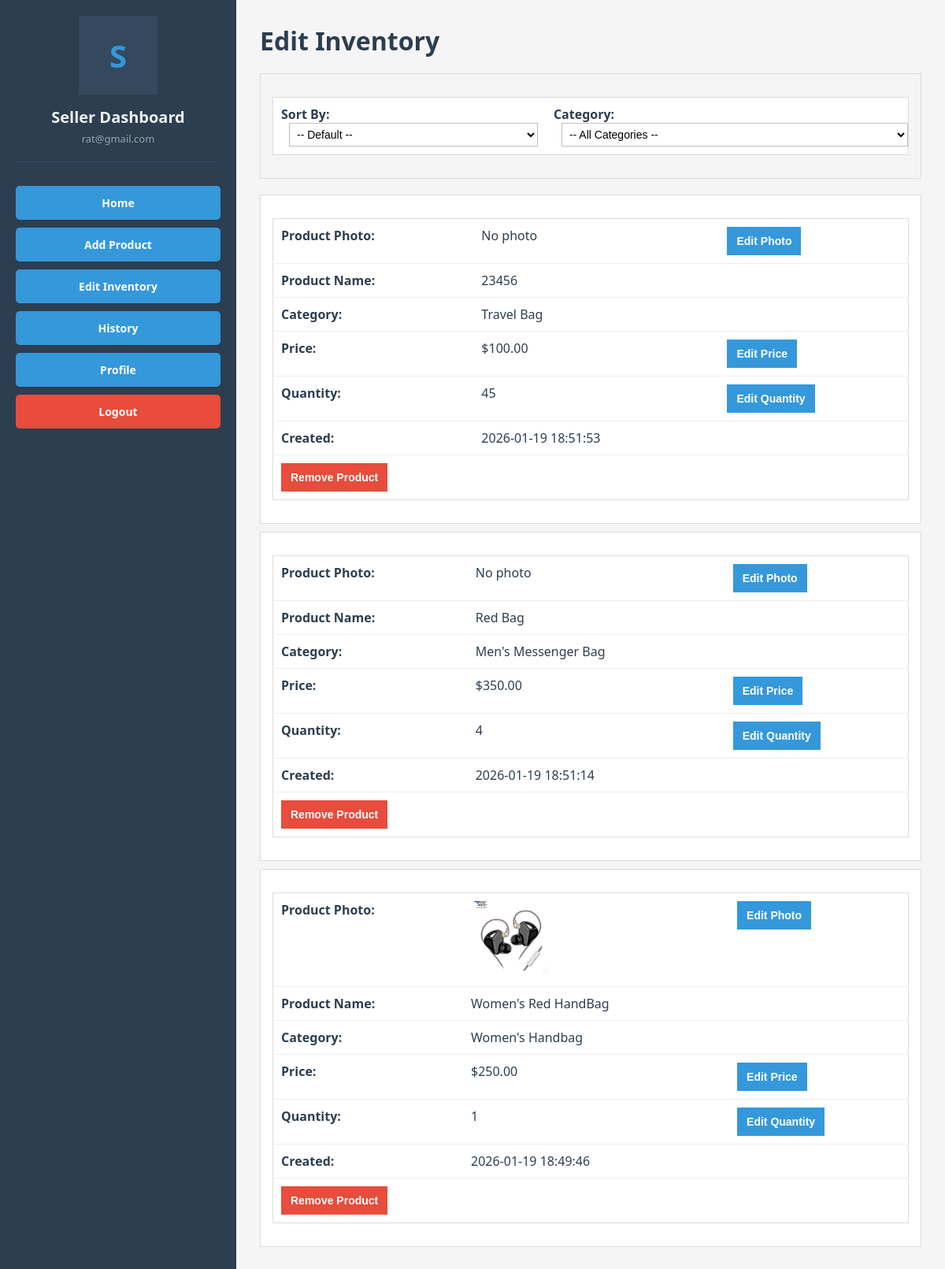
Screenshot of /Seller/View/editInventory.php (signed in) with the database file from the repository.
### tables this page shows
CREATE TABLE `products` (
  `id` int(11) NOT NULL,
  `seller_email` varchar(255) NOT NULL,
  `product_name` varchar(255) NOT NULL,
  `product_category` varchar(100) NOT NULL,
  `product_price` decimal(10,2) NOT NULL,
  `product_quantity` int(11) NOT NULL,
  `product_photo` varchar(255) NOT NULL,
  `created_at` timestamp NOT NULL DEFAULT current_timestamp()
);

### Seller/Model/DBConnectr.php (called while the page is built, shortened)
<?php
class DBConnectr {
function getAllProducts($connection) {
    $sql = "SELECT * FROM products ORDER BY created_at DESC";
    $stmt = $connection->prepare($sql);
    $stmt->execute();
    $result = $stmt->get_result();
    return $result;
}
}
?>

### Seller/View/editInventory.php (the view, shortened to what this page needs)
<?php
include "../Model/DBConnectr.php";
$db = new DBConnectr();
$connection = $db->openConnection();
$products = $db->getAllProducts($connection);
?>
<!DOCTYPE html>
<html lang="en">
<head>
    <link rel="stylesheet" href="Design/seller.css">
</head>
<body>
    <div class="container">
        <aside class="sidebar">
            <div class="profile-section">
                <div class="profile-placeholder">S</div>
                <div class="welcome-text">Seller Dashboard</div>
                <div class="user-email"><?php echo htmlspecialchars($_SESSION['email'] ?? ''); ?></div>
            </div>
            <div class="actions-section">
                <a class="action-btn" href="SHomePage.php">Home</a>
                <a class="action-btn" href="addProduct.php">Add Product</a>
                <a class="action-btn" href="editInventory.php">Edit Inventory</a>
                <a class="action-btn" href="History.php">History</a>
                <a class="action-btn" href="profile.php">Profile</a>
                <a class="action-btn logout" href="../../Login and Signup/Controller/logout.php">Logout</a>
            </div>
        </aside>
        <main class="main-content">
            <h1>Edit Inventory</h1>
            <div style="margin: 20px 0; padding: 15px; background-color: #f5f5f5; border: 1px solid #ddd;">
                <table>
                    <tr>
                        <td style="padding-right: 20px;">
                            <label for="sortBy"><strong>Sort By:</strong></label>
                            <select id="sortBy" name="sortBy" onchange="filterInventory()" style="padding: 5px; margin-left: 10px;">
                                <option value="">-- Default --</option>
                            </select>
                        </td>
                        <td>
                            <label for="categoryFilter"><strong>Category:</strong></label>
                            <select id="categoryFilter" name="categoryFilter" onchange="filterInventory()" style="padding: 5px; margin-left: 10px;">
                                <option value="">-- All Categories --</option>
                            </select>
                        </td>
                    </tr>
                </table>
            </div>
            <div id="productsContainer">
        <?php if ($products->num_rows > 0): ?>
            <?php while ($product = $products->fetch_assoc()): ?>
                <div style="border: 1px solid #000; padding: 15px; margin: 10px 0;">
                    <table>
                        <tr>
                            <td><strong>Product Photo:</strong></td>
                            <td>
                                <div id="photoDisplay_<?php echo $product['id']; ?>">
                                    <?php if (!empty($product['product_photo']) && file_exists("../../" . $product['product_photo'])): ?>
                                        <img src="<?php echo htmlspecialchars("../../" . $product['product_photo']); ?>"
                                             width="100"
                                             height="100"
                                             alt="Product Photo">
                                    <?php else: ?>
                                        <p>No photo</p>
                                    <?php endif; ?>
                                </div>
                            </td>
                            <td>
                                <input type="button"
                                       id="photoBtn_<?php echo $product['id']; ?>"
                                       value="Edit Photo"
                                       onclick="togglePhotoEdit(<?php echo $product['id']; ?>)">
                            </td>
                        </tr>
                        <tr>
                            <td><strong>Product Name:</strong></td>
                            <td><?php echo htmlspecialchars($product['product_name']); ?></td>
                            <td></td>
                        </tr>
                        <tr>
                            <td><strong>Category:</strong></td>
                            <td><?php echo htmlspecialchars($product['product_category']); ?></td>
                            <td></td>
                        </tr>
                        <tr>
                            <td><strong>Price:</strong></td>
                            <td>
                                <span id="priceDisplay_<?php echo $product['id']; ?>">
                                    $<?php echo htmlspecialchars(number_format($product['product_price'], 2)); ?>
                                </span>
                            </td>
                            <td>
                                <input type="button"
                                       id="priceBtn_<?php echo $product['id']; ?>"
                                       value="Edit Price"
                                       onclick="toggleEdit('price', <?php echo $product['id']; ?>)">
                            </td>
                        </tr>
                        <tr>
                            <td><strong>Quantity:</strong></td>
                            <td>
                                <span id="quantityDisplay_<?php echo $product['id']; ?>">
                                    <?php echo htmlspecialchars($product['product_quantity']); ?>
                                </span>
                            </td>
                            <td>
                                <input type="button"
                                       id="quantityBtn_<?php echo $product['id']; ?>"
                                       value="Edit Quantity"
                                       onclick="toggleEdit('quantity', <?php echo $product['id']; ?>)">
                            </td>
                        </tr>
                        <tr>
                            <td><strong>Created:</strong></td>
                            <td><?php echo htmlspecialchars($product['created_at']); ?></td>
                            <td></td>
                        </tr>
                        <tr>
                            <td colspan="3">
                                <input type="button"
                                       value="Remove Product"
                                       style="background-color: red; color: white;"
                                       onclick="confirmDelete(<?php echo $product['id']; ?>, '<?php echo htmlspecialchars(addslashes($product['product_name'])); ?>')">
                            </td>
                        </tr>
                    </table>
                </div>
            <?php endwhile; ?>
        <?php else: ?>
            <p>No products found. <a href="addProduct.php">Add your first product</a></p>
        <?php endif; ?>
            </div>
            </div>
</body>
</html>

### Seller/View/Design/seller.css (style rules this page uses)
:root { --bg: #f5f5f5; --panel: #ffffff; --text: #2c3e50; --muted: #7f8c8d; --border: #dcdcdc; --primary: #3498db; --primary-hover: #2980b9; --danger: #e74c3c; --danger-hover: #c0392b; }
* { margin: 0; padding: 0; box-sizing: border-box; }
body { font-family: 'Segoe UI', Tahoma, Geneva, Verdana, sans-serif; background: var(--bg); color: var(--text); padding: 0; }
.container { display: flex; height: 100vh; }
.sidebar { width: 300px; background-color: var(--text); color: #ffffff; padding: 20px; overflow-y: auto; }
.profile-section { text-align: center; margin-bottom: 30px; padding-bottom: 20px; border-bottom: 1px solid #34495e; }
.profile-placeholder { width: 100px; height: 100px; border-radius: 0; background-color: #34495e; display: flex; align-items: center; justify-content: center; margin: 0 auto 15px; font-size: 40px; color: var(--primary); font-weight: 800; }
.welcome-text { font-size: 20px; font-weight: 600; margin-bottom: 5px; color: #ecf0f1; }
.user-email { font-size: 13px; color: #95a5a6; word-break: break-word; }
.actions-section { margin-top: 20px; }
.action-btn { display: block; width: 100%; padding: 12px; margin-bottom: 10px; background-color: var(--primary); color: #ffffff; text-align: center; text-decoration: none; border-radius: 5px; font-size: 14px; font-weight: 600; }
.action-btn.logout { background-color: var(--danger); }
.main-content { flex: 1; padding: 30px; overflow-y: auto; }
h1, h2 { color: var(--text); margin: 0 0 14px; }
table { width: 100%; max-width: 980px; border-collapse: collapse; background: var(--panel); border: 1px solid var(--border); margin: 14px 0; }
td { padding: 10px; border-bottom: 1px solid #eee; vertical-align: top; }
tr:last-child td { border-bottom: none; }
input[type="text"], input[type="email"], input[type="password"], input[type="number"], select, input[type="file"] { width: 100%; padding: 10px; border: 1px solid #bfbfbf; background: #fff; font-size: 14px; }
button, input[type="button"], input[type="submit"] { padding: 10px 12px; border: none; background: var(--primary); color: #fff; cursor: pointer; font-size: 14px; font-weight: 600; }
input[value="Remove Product"] { background: var(--danger) !important; }
a { color: var(--primary); }
div[style*="border: 1px solid #000"] { border: 1px solid var(--border) !important; background: var(--panel); }
img { max-width: 100%; height: auto; }

### rows the page displays
products: shows "No photo", product_name "23456", product_category "Travel Bag", product_price "100.00", product_quantity "45", created_at "2026-01-19 18:51:53"
products: shows "No photo", product_name "Red Bag", product_category "Men's Messenger Bag", product_price "350.00", product_quantity "4", created_at "2026-01-19 18:51:14"
products: product_photo (picture), product_name "Women's Red HandBag", product_category "Women's Handbag", product_price "250.00", product_quantity "1", created_at "2026-01-19 18:49:46"

### other values shown
$_SESSION['email'] "rat@gmail.com"
